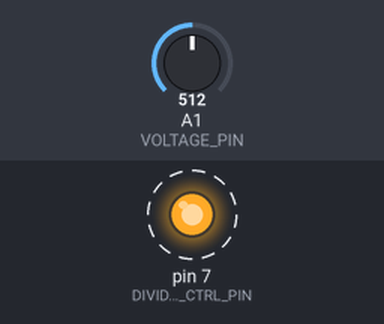
The sketch below on a simulated Arduino Uno, built with avr-gcc and run on an emulated ATmega328P. On the bench: output pins drawn as LEDs (lit = HIGH). Dashed ring = blinking. Inputs (shaded band) come from the test bench; at power-on: A1 (VOLTAGE_PIN) = 512. What the sketch prints to the serial monitor is not drawn.

Above: at 0.2 s.
Timing chart, 0 to 5.8 s (numbered marks = the images above):
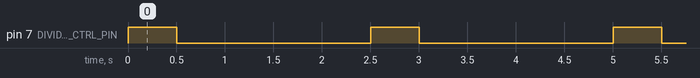

Measured:
- by itself, pin 7 (DIVIDER_CTRL_PIN): alternates HIGH for 0.50 s and LOW for 2.0 s

The sketch:

pro_micro_voltage_delimenter.ino
```cpp
// Пины для отключаемого делителя
#define VOLTAGE_PIN A1      // Пин для считывания напряжения
#define DIVIDER_CTRL_PIN 7  // Пин для управления MOSFET'ом

// Номиналы резисторов (используйте .0, чтобы заставить компилятор считать в float)
const float R1 = 17500.0;
const float R2 = 10000.0;

void setup() {
  Serial.begin(9600);

  // Устанавливаем пин управления как выход
  pinMode(DIVIDER_CTRL_PIN, OUTPUT);

  // Убедимся, что делитель выключен при старте
  digitalWrite(DIVIDER_CTRL_PIN, LOW);
}

void loop() {
  // Вызываем функцию для замера напряжения
  float batteryVoltage = readBatteryVoltage();

  // Выводим результат в монитор порта
  Serial.print("Battery Voltage: ");
  Serial.print(batteryVoltage);
  Serial.println(" V");

  // Ждем 10 секунд до следующего замера
  delay(2000);
}

/**
 * @brief Включает делитель, измеряет напряжение и выключает делитель.
 * @return Напряжение аккумулятора в Вольтах.
 */
float readBatteryVoltage() {
  // 1. Включаем делитель
  digitalWrite(DIVIDER_CTRL_PIN, HIGH);

  // 2. Даем напряжению стабилизироваться (очень короткая пауза)
  delay(2);

  // 3. Считываем значение с АЦП (0-1023)
  int adcValue = analogRead(VOLTAGE_PIN);

  delay(500);
  // 4. Сразу же выключаем делитель для экономии энергии
  digitalWrite(DIVIDER_CTRL_PIN, LOW);

  // 5. Конвертируем значение АЦП обратно в напряжение
  // Сначала находим напряжение на пине A0
  float dividerVoltage = adcValue * (5.0 / 1023.0);

  // Затем, зная напряжение на делителе, вычисляем исходное напряжение аккумулятора
  // Формула: V_in = V_out * (R1 + R2) / R2
  float batteryVoltage = dividerVoltage * (R1 + R2) / R2;

  return batteryVoltage;
}
```
